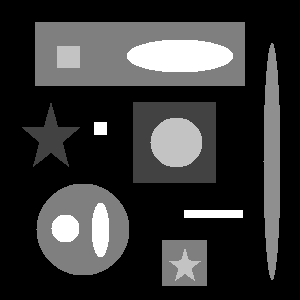
#> input picture MASTER_mispa/TUT.IMG.morphological_attribute_filtering/python/toy.png, 300 x 300 px
$ python demo.py   (older library calls are emulated)
#> lines starting #> are read from the running program, lines starting #| are printed output that depends on the picture; after the words box and inside, x2 and y2 are one past the last pixel; in counts of white or black regions, pixels touching at a corner belong together
#!/usr/bin/env python3
# -*- coding: utf-8 -*-
"""
Created on Wed Apr 11 14:49:19 2018

@author: yann
"""


from skimage import morphology as m

import matplotlib.pyplot as plt
from skimage.measure import regionprops
from skimage.measure import label
import numpy as np
from skimage.io import imread, imsave

I = imread("toy.png")
#> I is the input picture: shape (300, 300, 3); min 0, max 255, mean 53.4
I = I[:, :, 1]
#> I: shape (300, 300)
plt.imshow(I)
plt.show()


def bwFilter(bw, attribute, thresholds):
    """
    binary filtering according to attribute
    bw: binary image
    attribute: string representing attribute, defined by regionprops
    thresholds: threshold values, inside which objects are removed
    returns binary image
    """
    F = bw.copy()
    L = label(bw)
    for region in regionprops(L):
        a = getattr(region, attribute)
        if a < thresholds[1] and a >= thresholds[0]:
            F[L == region.label] = False
    return F


def grayFilter(I, attribute, thresholds):
    """
    grayscale image filtering by attribute
    for 8 bits unsigned images
    I: original grayscale image (N, M) ndarray
    attribute: string representing attribute, defined by regionprops
    thresholds: threshold values, inside which objects are removed
    returns grayscale filtered image
    """
    N, M = I.shape
    F = np.zeros((N, M, 256))
    for s in range(256):
        F[:, :, s] = s * \
            bwFilter(I >= s, attribute=attribute, thresholds=thresholds)

    # reconstruction
    R = np.amax(F, axis=2)
    return R


def shapeFilter(I, selem=m.square(25)):
    """
    image filtering when attribute is a shape of a given size, defined by selem
    I: grayscale image
    selem: structuring element
    returns: grayscale filtered image
    """
    N, M = I.shape
    F = np.zeros((N, M, 256))
    for s in range(256):
        F[:, :, s] = s * \
            m.reconstruction(m.opening(I >= s, selem=selem), I >= s)

    # reconstruction
    R = np.amax(F, axis=2)
    return R


F = bwFilter(I > 50, 'area', (0, 5000))
#> in bwFilter, `F = bw.copy()`:
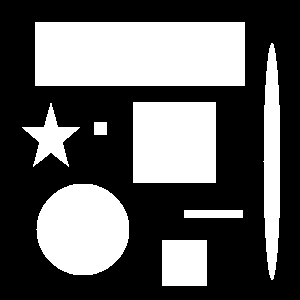
#> F: shape (300, 300) bool; 37.8% white; 8 white regions, largest, box (x1, y1, x2, y2) and area: (35, 22, 245, 86) 13440, (133, 102, 216, 183) 6723, (36, 184, 129, 275) 6695
#> in bwFilter, `L = label(bw)`:
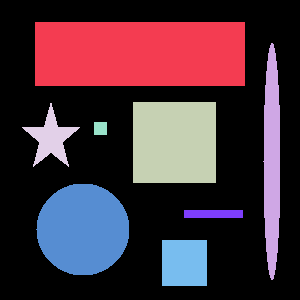
#> L: shape (300, 300) int32; 9 distinct labels, from 0 to 8; one colour per label, 0 black
#> the loop in bwFilter, `for region in regionprops(L):` made 8 passes
#> a on passes 1 to 8: 13440, 3129, 6723, 1314, 169, 6695, 472, 2070
#> after the loop in bwFilter, `for region in regionprops(L):`:
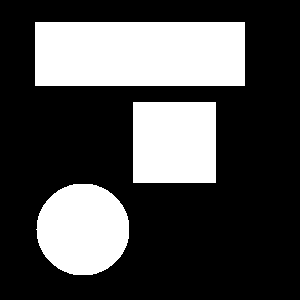
#> F: shape (300, 300) bool; 29.8% white; 3 white regions, box (x1, y1, x2, y2) and area: (35, 22, 245, 86) 13440, (133, 102, 216, 183) 6723, (36, 184, 129, 275) 6695
plt.imshow(F)
plt.show()
imsave('toy_binary_areaOpening.python.png', 255*np.uint8(F))

F = grayFilter(I, 'area', (0, 1000))
#> in grayFilter, `R = np.amax(F, axis=2)`:
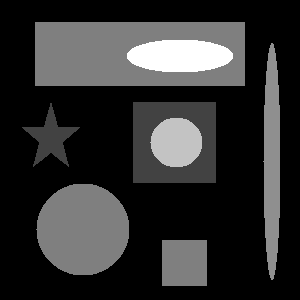
#> R: shape (300, 300) float64; min 0, max 255, mean 49
plt.imshow(F)
plt.show()
imsave('toy_areaOpening.python.png', F)

F = grayFilter(I, 'eccentricity', (0, 0.75))
#> call 2 of grayFilter, with attribute = 'eccentricity', thresholds = (0, 0.75)
#> in grayFilter (call 2), `R = np.amax(F, axis=2)`:
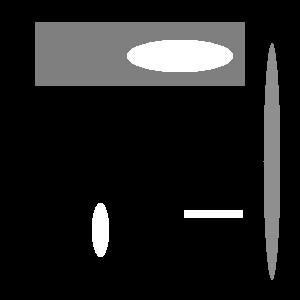
#> R: shape (300, 300) float64; min 0, max 255, mean 31.3
plt.imshow(F)
plt.show()
imsave('toy_elongThinning.python.png', F)


F = grayFilter(I, 'solidity', (0, 0.75))
plt.imshow(F)
plt.show()
imsave('toy_convThinning.python.png', F)

F = shapeFilter(I)
#> in shapeFilter, `R = np.amax(F, axis=2)`:
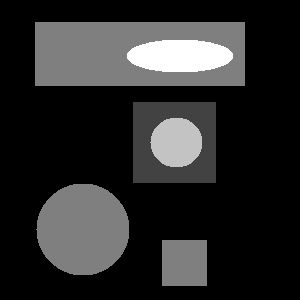
#> R: shape (300, 300) float64; min 0, max 255, mean 43.1
plt.imshow(F)
plt.show()
imsave('toy_recOpening.python.png', F)
